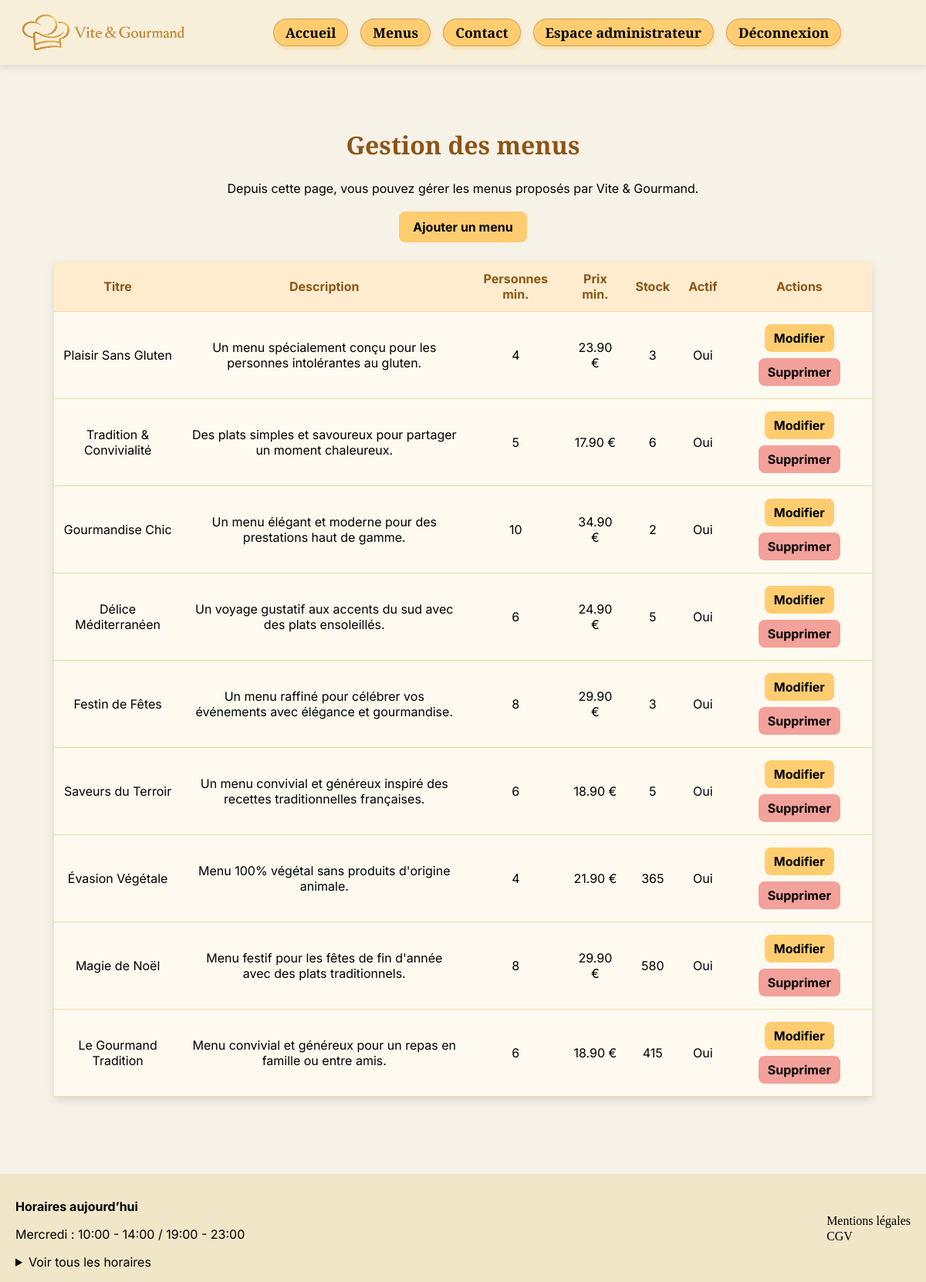
Page /public/gestion-menus.php (signed in) on the committed database.
### tables this page shows
CREATE TABLE `menu` (
  `id` int(11) NOT NULL,
  `titre` varchar(100) NOT NULL,
  `description` varchar(255) NOT NULL,
  `nombre_personne_min` int(11) NOT NULL,
  `prix_min` decimal(10,2) NOT NULL,
  `condition_menu` varchar(255) NOT NULL,
  `stock_disponible` int(11) NOT NULL,
  `actif` tinyint(1) NOT NULL DEFAULT 1,
  `theme_id` int(11) NOT NULL,
  `regime_id` int(11) NOT NULL
);

### public/gestion-menus.php (the view, shortened to what this page needs)
<?php
require_once __DIR__ . '/../includes/db.php';
$sql = "
    SELECT
        id,
        titre,
        description,
        nombre_personne_min,
        prix_min,
        stock_disponible,
        actif
    FROM menu
    ORDER BY id DESC
";
$stmt = $pdo->prepare($sql);
$stmt->execute();
$menus = $stmt->fetchAll(PDO::FETCH_ASSOC);
require_once __DIR__ . '/../includes/header.php';
?>
<main class="employe-menus-page">
    <h1>Gestion des menus</h1>
    <p class="employe-menus-intro">
        Depuis cette page, vous pouvez gérer les menus proposés par Vite & Gourmand.
    </p>
    <a href="employe-ajouter-menu.php" class="employe-menus-ajouter">
        Ajouter un menu
    </a>
    <?php if (empty($menus)): ?>
        <p class="employe-menus-vide">Aucun menu enregistré pour le moment.</p>
    <?php else: ?>
        <table class="employe-menus-table">
            <thead>
                <tr>
                    <th>Titre</th>
                    <th>Description</th>
                    <th>Personnes min.</th>
                    <th>Prix min.</th>
                    <th>Stock</th>
                    <th>Actif</th>
                    <th>Actions</th>
                </tr>
            </thead>
            <tbody>
                <?php foreach ($menus as $menu): ?>
                    <tr>
                        <td><?= htmlspecialchars($menu['titre']) ?></td>
                        <td><?= htmlspecialchars($menu['description']) ?></td>
                        <td><?= htmlspecialchars($menu['nombre_personne_min']) ?></td>
                        <td><?= htmlspecialchars($menu['prix_min']) ?> €</td>
                        <td><?= htmlspecialchars($menu['stock_disponible']) ?></td>
                        <td><?= $menu['actif'] ? 'Oui' : 'Non' ?></td>
                        <td>
                            <a href="modifier-menu.php?id=<?= htmlspecialchars($menu['id']) ?>" class="employe-menus-action">
                                Modifier
                            </a>
                            <a href="supprimer-menu.php?id=<?= htmlspecialchars($menu['id']) ?>" class="employe-menus-action-danger">
                                Supprimer
                            </a>
                        </td>
                    </tr>
                <?php endforeach; ?>
            </tbody>
        </table>
    <?php endif; ?>
</main>
<?php require_once __DIR__ . '/../includes/footer.php'; ?>

### public/assets/css/style.css (style rules this page uses)
* { box-sizing: border-box; }
body { font-family: "Inter", sans-serif; background-color: #F7F2E8; color: #000; margin: 0; }
h1 { font-family: "Playfair Display", serif; }

### public/assets/css/employe-menus.css (style rules this page uses)
.employe-menus-page, .modifier-menu-page, .employe-ajouter-menu-page { max-width: 1100px; margin: 0 auto; padding: 40px 20px; }
.employe-menus-page h1, .modifier-menu-page h1, .employe-ajouter-menu-page h1 { text-align: center; color: #8C5517; margin-bottom: 25px; }
.employe-menus-intro, .employe-menus-vide { text-align: center; margin-bottom: 20px; }
.employe-menus-ajouter, .menu-form-retour { display: block; width: fit-content; margin: 0 auto 25px auto; padding: 10px 18px; background-color: #FFCD70; color: #000; text-decoration: none; border-radius: 8px; font-weight: bold; }
.employe-menus-table { width: 100%; border-collapse: collapse; background-color: #fffaf0; box-shadow: 0 4px 10px rgba(0, 0, 0, 0.12); }
.employe-menus-table th, .employe-menus-table td { padding: 12px; text-align: center; border-bottom: 1px solid #f3d69f; }
.employe-menus-table th { background-color: #FFECCE; color: #8C5517; }
.employe-menus-action { display: inline-block; margin: 4px; padding: 8px 12px; background-color: #FFCD70; color: #000; text-decoration: none; border-radius: 8px; font-weight: bold; }
.employe-menus-action-danger { display: inline-block; margin: 4px; padding: 8px 12px; background-color: #f3a19b; color: #000; text-decoration: none; border-radius: 8px; font-weight: bold; }

### rows in the picture
menu: titre "Plaisir Sans Gluten", description "Un menu spécialement conçu pour les personnes intolérantes au gluten.", nombre_personne_min "4", prix_min "23.90", stock_disponible "3", actif "Oui"
menu: titre "Tradition & Convivialité", description "Des plats simples et savoureux pour partager un moment chaleureux.", nombre_personne_min "5", prix_min "17.90", stock_disponible "6", actif "Oui"
menu: titre "Gourmandise Chic", description "Un menu élégant et moderne pour des prestations haut de gamme.", nombre_personne_min "10", prix_min "34.90", stock_disponible "2", actif "Oui"
menu: titre "Délice Méditerranéen", description "Un voyage gustatif aux accents du sud avec des plats ensoleillés.", nombre_personne_min "6", prix_min "24.90", stock_disponible "5", actif "Oui"
menu: titre "Festin de Fêtes", description "Un menu raffiné pour célébrer vos événements avec élégance et gourmandise.", nombre_personne_min "8", prix_min "29.90", stock_disponible "3", actif "Oui"
menu: titre "Saveurs du Terroir", description "Un menu convivial et généreux inspiré des recettes traditionnelles françaises.", nombre_personne_min "6", prix_min "18.90", stock_disponible "5", actif "Oui"
menu: titre "Évasion Végétale", description "Menu 100% végétal sans produits d'origine animale.", nombre_personne_min "4", prix_min "21.90", stock_disponible "365", actif "Oui"
menu: titre "Magie de Noël", description "Menu festif pour les fêtes de fin d'année avec des plats traditionnels.", nombre_personne_min "8", prix_min "29.90", stock_disponible "580", actif "Oui"
menu: titre "Le Gourmand Tradition", description "Menu convivial et généreux pour un repas en famille ou entre amis.", nombre_personne_min "6", prix_min "18.90", stock_disponible "415", actif "Oui"
